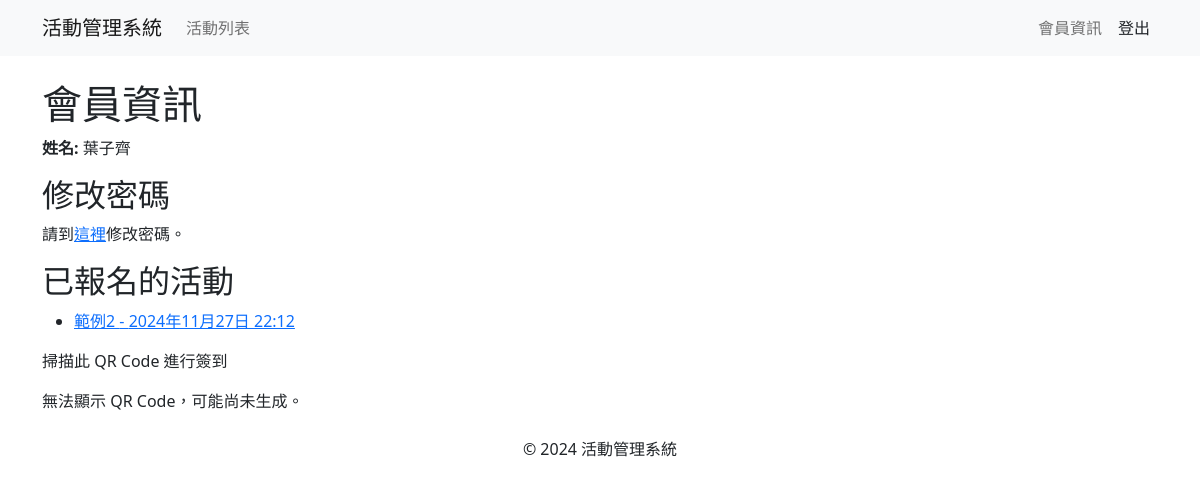
Before: /member/profile/ (signed in) with the older database file.
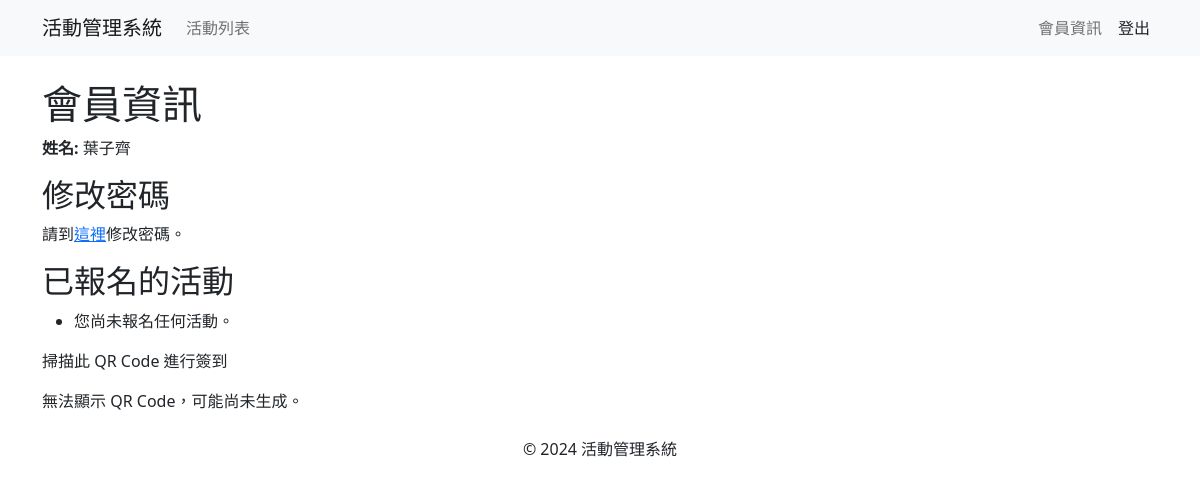
After: the same page with the newer database file.
### events/models.py (models this page shows, shortened)
class Registration(models.Model):
    user = models.ForeignKey(User, on_delete=models.CASCADE)
    event = models.ForeignKey(Event, on_delete=models.CASCADE)
    registration_time = models.DateTimeField(auto_now_add=True)
    status = models.CharField(max_length=20, choices=[('registered', '已報名'), ('canceled', '取消報名')], default='registered')

class Event(models.Model):
    ACTIVITY_TYPES = [
        ('lecture', '講座'),
        ('seminar', '研討會'),
    ]
    STATUS_CHOICES = [
        ('open', '報名中'),
        ('closed', '報名截止'),
        ('not_open', '尚未開放報名'),
    ]
    name = models.CharField(max_length=200)
    description = models.TextField()
    event_time = models.DateTimeField()
    end_time=models.DateTimeField()
    location = models.CharField(max_length=200)
    capacity_limit = models.PositiveIntegerField()
    registration_start = models.DateTimeField()
    registration_end = models.DateTimeField()
    activity_type = models.CharField(max_length=20, choices=ACTIVITY_TYPES)
    status = models.CharField(max_length=20, choices=STATUS_CHOICES, default='not_open')
    published_time = models.DateTimeField(auto_now_add=True)
    updated_time = models.DateTimeField(auto_now=True)
    poster = models.ImageField(upload_to='posters/', blank=True, null=True)
    language = models.CharField(max_length=100, blank=True, null=True)

### member/views.py (the view)
# urls.py: path('profile/', views.profile, name='profile'),
@login_required
def profile(request):
    user = request.user
    registrations = Registration.objects.filter(user=user).select_related('event')
    try:
        profile = user.userprofile
    except UserProfile.DoesNotExist:
        profile = None
    if user.is_superuser:
        return admin_dashboard(request)
    else:
        return render(request, 'member/profile.html', {
            'user': user,
            'registrations': registrations,
            'qr_code': profile.qr_code.url if profile and profile.qr_code else None,
        })

### templates/member/profile.html (shortened to what this page needs)
{% extends 'base.html' %}
{% block content %}
    <h1>會員資訊</h1>
    <p><strong>姓名:</strong> {{ user.username }}</p>
    <h2>修改密碼</h2>
    <p>請到<a href="{% url 'password_change' %}">這裡</a>修改密碼。</p>
    <h2>已報名的活動</h2>
    <ul>
        {% for registration in registrations %}
            <li>
                <a href="{% url 'event_detail' registration.event.id %}">{{ registration.event.name }} - {{ registration.event.event_time }}</a>
            </li>
        {% empty %}
            <li>您尚未報名任何活動。</li>
        {% endfor %}
    </ul>
    <p>掃描此 QR Code 進行簽到</p>
{% if user.userprofile.qr_code %}
    <img src="{{ user.userprofile.qr_code.url }}" alt="會員 QR Code">
{% else %}
    <p>無法顯示 QR Code，可能尚未生成。</p>
{% endif %}
{% endblock %}

Changed rows visible on the page:
removed Registration: event.name "範例2", event.event_time "2024年11月27日 22:12"
Other visible differences:
text now shown: "您尚未報名任何活動。"
